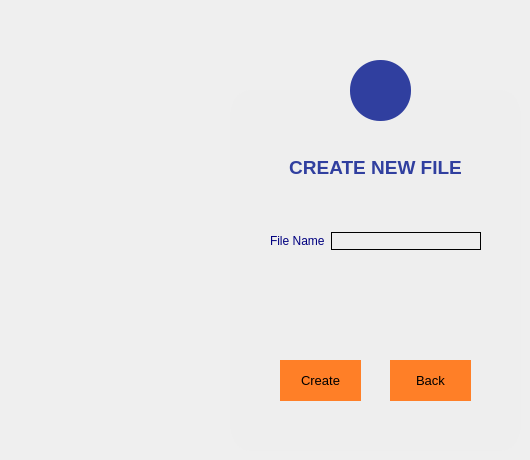
  <widget class="QWidget" name="createfilePage">
   <widget class="QFrame" name="frame_7">
    <property name="geometry">
     <rect>
      <x>230</x>
      <y>90</y>
      <width>291</width>
      <height>361</height>
     </rect>
    </property>
    <property name="maximumSize">
     <size>
      <width>1300</width>
      <height>1000</height>
     </size>
    </property>
    <property name="styleSheet">
     <string notr="true">background-color: rgb(238, 238, 238);
border-radius: 20px solid;
</string>
    </property>
    <property name="frameShape">
     <enum>QFrame::StyledPanel</enum>
    </property>
    <property name="frameShadow">
     <enum>QFrame::Raised</enum>
    </property>
    <widget class="QPushButton" name="createFileButton">
     <property name="geometry">
      <rect>
       <x>50</x>
       <y>270</y>
       <width>81</width>
       <height>41</height>
      </rect>
     </property>
     <property name="font">
      <font>
       <pointsize>10</pointsize>
      </font>
     </property>
     <property name="cursor">
      <cursorShape>PointingHandCursor</cursorShape>
     </property>
     <property name="styleSheet">
      <string notr="true">background-color: rgb(255, 127, 39);
color: black;
padding: 10px;</string>
     </property>
     <property name="text">
      <string>Create</string>
     </property>
    </widget>
    <widget class="QPushButton" name="goFilelist3">
     <property name="geometry">
      <rect>
       <x>160</x>
       <y>270</y>
       <width>81</width>
       <height>41</height>
      </rect>
     </property>
     <property name="font">
      <font>
       <pointsize>10</pointsize>
      </font>
     </property>
     <property name="cursor">
      <cursorShape>PointingHandCursor</cursorShape>
     </property>
     <property name="styleSheet">
      <string notr="true">background-color: rgb(255, 127, 39);
color: black;
padding: 10px;</string>
     </property>
     <property name="text">
      <string>Back</string>
     </property>
    </widget>
    <widget class="QLabel" name="signupLabel_18">
     <property name="geometry">
      <rect>
       <x>20</x>
       <y>60</y>
       <width>251</width>
       <height>36</height>
      </rect>
     </property>
     <property name="styleSheet">
      <string notr="true"/>
     </property>
     <property name="text">
      <string>&lt;html&gt;&lt;head/&gt;&lt;body&gt;&lt;p align=&quot;center&quot;&gt;&lt;span style=&quot; font-size:14pt; font-weight:600; color:#303f9f;&quot;&gt;CREATE NEW FILE&lt;/span&gt;&lt;/p&gt;&lt;/body&gt;&lt;/html&gt;</string>
     </property>
    </widget>
    <widget class="QWidget" name="layoutWidget">
     <property name="geometry">
      <rect>
       <x>40</x>
       <y>140</y>
       <width>211</width>
       <height>22</height>
      </rect>
     </property>
     <layout class="QHBoxLayout" name="horizontalLayout_2">
      <item>
       <widget class="QLabel" name="fileNameLabel">
        <property name="text">
         <string>&lt;html&gt;&lt;head/&gt;&lt;body&gt;&lt;p&gt;&lt;span style=&quot; color:#00007f;&quot;&gt;File Name&lt;/span&gt;&lt;/p&gt;&lt;/body&gt;&lt;/html&gt;</string>
        </property>
       </widget>
      </item>
      <item>
       <widget class="QLineEdit" name="fileNameLineEdit">
        <property name="styleSheet">
         <string notr="true">border:1px solid;
</string>
        </property>
       </widget>
      </item>
     </layout>
    </widget>
   </widget>
   <widget class="QToolButton" name="toolButton_7">
    <property name="enabled">
     <bool>false</bool>
    </property>
    <property name="geometry">
     <rect>
      <x>350</x>
      <y>60</y>
      <width>61</width>
      <height>61</height>
     </rect>
    </property>
    <property name="styleSheet">
     <string notr="true">border-radius: 30px;
background-color: rgb(48, 63, 159);</string>
    </property>
    <property name="text">
     <string/>
    </property>
    <property name="icon">
     <iconset resource="textedit.qrc">
      <normaloff>:/images/new_file.png</normaloff>
      <disabledoff>:/images/new_file.png</disabledoff>:/images/new_file.png</iconset>
    </property>
    <property name="iconSize">
     <size>
      <width>45</width>
      <height>45</height>
     </size>
    </property>
   </widget>
  </widget>
